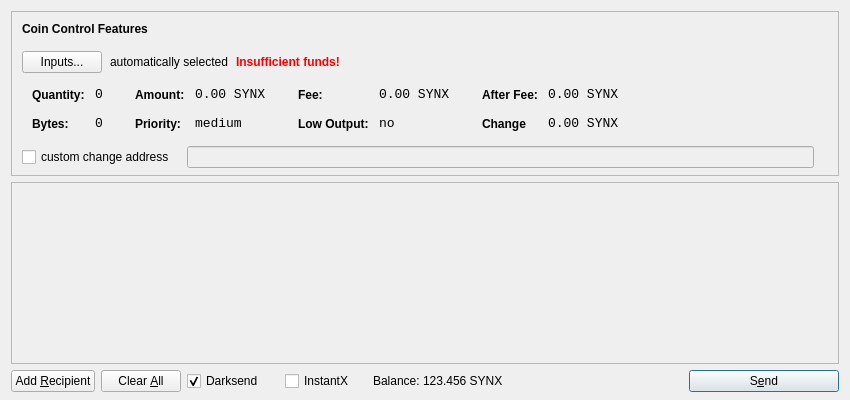
<?xml version="1.0" encoding="UTF-8"?>
<ui version="4.0">
 <class>SendCoinsDialog</class>
 <widget class="QDialog" name="SendCoinsDialog">
  <property name="geometry">
   <rect>
    <x>0</x>
    <y>0</y>
    <width>850</width>
    <height>400</height>
   </rect>
  </property>
  <property name="windowTitle">
   <string>Send Coins</string>
  </property>
  <layout class="QVBoxLayout" name="verticalLayout" stretch="0,1,0">
   <property name="bottomMargin">
    <number>8</number>
   </property>
   <item>
    <widget class="QFrame" name="frameCoinControl">
     <property name="sizePolicy">
      <sizepolicy hsizetype="Expanding" vsizetype="Expanding">
       <horstretch>0</horstretch>
       <verstretch>0</verstretch>
      </sizepolicy>
     </property>
     <property name="maximumSize">
      <size>
       <width>16777215</width>
       <height>16777215</height>
      </size>
     </property>
     <property name="frameShape">
      <enum>QFrame::StyledPanel</enum>
     </property>
     <property name="frameShadow">
      <enum>QFrame::Sunken</enum>
     </property>
     <layout class="QVBoxLayout" name="verticalLayoutCoinControl2">
      <property name="spacing">
       <number>-1</number>
      </property>
      <property name="leftMargin">
       <number>0</number>
      </property>
      <property name="topMargin">
       <number>0</number>
      </property>
      <property name="rightMargin">
       <number>0</number>
      </property>
      <property name="bottomMargin">
       <number>6</number>
      </property>
      <item>
       <layout class="QVBoxLayout" name="verticalLayoutCoinControl" stretch="0,0,0,0,1">
        <property name="spacing">
         <number>0</number>
        </property>
        <property name="leftMargin">
         <number>10</number>
        </property>
        <property name="topMargin">
         <number>10</number>
        </property>
        <item>
         <layout class="QHBoxLayout" name="horizontalLayoutCoinControl1">
          <property name="bottomMargin">
           <number>15</number>
          </property>
          <item>
           <widget class="QLabel" name="labelCoinControlFeatures">
            <property name="sizePolicy">
             <sizepolicy hsizetype="Preferred" vsizetype="Maximum">
              <horstretch>0</horstretch>
              <verstretch>0</verstretch>
             </sizepolicy>
            </property>
            <property name="font">
             <font>
              <weight>75</weight>
              <bold>true</bold>
             </font>
            </property>
            <property name="styleSheet">
             <string notr="true">font-weight:bold;</string>
            </property>
            <property name="text">
             <string>Coin Control Features</string>
            </property>
           </widget>
          </item>
         </layout>
        </item>
        <item>
         <layout class="QHBoxLayout" name="horizontalLayoutCoinControl2" stretch="0,0,0,0">
          <property name="spacing">
           <number>8</number>
          </property>
          <property name="bottomMargin">
           <number>10</number>
          </property>
          <item>
           <widget class="QPushButton" name="pushButtonCoinControl">
            <property name="styleSheet">
             <string notr="true"/>
            </property>
            <property name="text">
             <string>Inputs...</string>
            </property>
           </widget>
          </item>
          <item>
           <widget class="QLabel" name="labelCoinControlAutomaticallySelected">
            <property name="text">
             <string>automatically selected</string>
            </property>
            <property name="margin">
             <number>5</number>
            </property>
           </widget>
          </item>
          <item>
           <widget class="QLabel" name="labelCoinControlInsuffFunds">
            <property name="font">
             <font>
              <weight>75</weight>
              <bold>true</bold>
             </font>
            </property>
            <property name="styleSheet">
             <string notr="true">color:red;font-weight:bold;</string>
            </property>
            <property name="text">
             <string>Insufficient funds!</string>
            </property>
            <property name="margin">
             <number>5</number>
            </property>
           </widget>
          </item>
          <item>
           <spacer name="horizontalSpacerCoinControl">
            <property name="orientation">
             <enum>Qt::Horizontal</enum>
            </property>
            <property name="sizeHint" stdset="0">
             <size>
              <width>40</width>
              <height>1</height>
             </size>
            </property>
           </spacer>
          </item>
         </layout>
        </item>
        <item>
         <widget class="QWidget" name="widgetCoinControl" native="true">
          <property name="sizePolicy">
           <sizepolicy hsizetype="Preferred" vsizetype="Preferred">
            <horstretch>0</horstretch>
            <verstretch>0</verstretch>
           </sizepolicy>
          </property>
          <property name="minimumSize">
           <size>
            <width>0</width>
            <height>0</height>
           </size>
          </property>
          <property name="styleSheet">
           <string notr="true"/>
          </property>
          <layout class="QHBoxLayout" name="horizontalLayoutCoinControl5">
           <property name="margin">
            <number>0</number>
           </property>
           <item>
            <layout class="QHBoxLayout" name="horizontalLayoutCoinControl3" stretch="0,0,0,1">
             <property name="spacing">
              <number>20</number>
             </property>
             <property name="topMargin">
              <number>0</number>
             </property>
             <property name="bottomMargin">
              <number>10</number>
             </property>
             <item>
              <layout class="QFormLayout" name="formLayoutCoinControl1">
               <property name="horizontalSpacing">
                <number>10</number>
               </property>
               <property name="verticalSpacing">
                <number>14</number>
               </property>
               <property name="leftMargin">
                <number>10</number>
               </property>
               <property name="topMargin">
                <number>4</number>
               </property>
               <property name="rightMargin">
                <number>6</number>
               </property>
               <item row="0" column="0">
                <widget class="QLabel" name="labelCoinControlQuantityText">
                 <property name="styleSheet">
                  <string notr="true">font-weight:bold;</string>
                 </property>
                 <property name="text">
                  <string>Quantity:</string>
                 </property>
                 <property name="margin">
                  <number>0</number>
                 </property>
                </widget>
               </item>
               <item row="0" column="1">
                <widget class="QLabel" name="labelCoinControlQuantity">
                 <property name="font">
                  <font>
                   <family>Monospace</family>
                   <pointsize>10</pointsize>
                  </font>
                 </property>
                 <property name="cursor">
                  <cursorShape>IBeamCursor</cursorShape>
                 </property>
                 <property name="contextMenuPolicy">
                  <enum>Qt::ActionsContextMenu</enum>
                 </property>
                 <property name="text">
                  <string>0</string>
                 </property>
                 <property name="margin">
                  <number>0</number>
                 </property>
                 <property name="textInteractionFlags">
                  <set>Qt::LinksAccessibleByMouse|Qt::TextSelectableByKeyboard|Qt::TextSelectableByMouse</set>
                 </property>
                </widget>
               </item>
               <item row="1" column="0">
                <widget class="QLabel" name="labelCoinControlBytesText">
                 <property name="styleSheet">
                  <string notr="true">font-weight:bold;</string>
                 </property>
                 <property name="text">
                  <string>Bytes:</string>
                 </property>
                </widget>
               </item>
               <item row="1" column="1">
                <widget class="QLabel" name="labelCoinControlBytes">
                 <property name="font">
                  <font>
                   <family>Monospace</family>
                   <pointsize>10</pointsize>
                  </font>
                 </property>
                 <property name="cursor">
                  <cursorShape>IBeamCursor</cursorShape>
                 </property>
                 <property name="contextMenuPolicy">
                  <enum>Qt::ActionsContextMenu</enum>
                 </property>
                 <property name="text">
                  <string>0</string>
                 </property>
                 <property name="textInteractionFlags">
                  <set>Qt::LinksAccessibleByMouse|Qt::TextSelectableByKeyboard|Qt::TextSelectableByMouse</set>
                 </property>
                </widget>
               </item>
              </layout>
             </item>
             <item>
              <layout class="QFormLayout" name="formLayoutCoinControl2">
               <property name="horizontalSpacing">
                <number>10</number>
               </property>
               <property name="verticalSpacing">
                <number>14</number>
               </property>
               <property name="leftMargin">
                <number>6</number>
               </property>
               <property name="topMargin">
                <number>4</number>
               </property>
               <property name="rightMargin">
                <number>6</number>
               </property>
               <item row="0" column="0">
                <widget class="QLabel" name="labelCoinControlAmountText">
                 <property name="styleSheet">
                  <string notr="true">font-weight:bold;</string>
                 </property>
                 <property name="text">
                  <string>Amount:</string>
                 </property>
                 <property name="margin">
                  <number>0</number>
                 </property>
                </widget>
               </item>
               <item row="0" column="1">
                <widget class="QLabel" name="labelCoinControlAmount">
                 <property name="font">
                  <font>
                   <family>Monospace</family>
                   <pointsize>10</pointsize>
                  </font>
                 </property>
                 <property name="cursor">
                  <cursorShape>IBeamCursor</cursorShape>
                 </property>
                 <property name="contextMenuPolicy">
                  <enum>Qt::ActionsContextMenu</enum>
                 </property>
                 <property name="text">
                  <string>0.00 SYNX</string>
                 </property>
                 <property name="textInteractionFlags">
                  <set>Qt::LinksAccessibleByMouse|Qt::TextSelectableByKeyboard|Qt::TextSelectableByMouse</set>
                 </property>
                </widget>
               </item>
               <item row="1" column="0">
                <widget class="QLabel" name="labelCoinControlPriorityText">
                 <property name="styleSheet">
                  <string notr="true">font-weight:bold;</string>
                 </property>
                 <property name="text">
                  <string>Priority:</string>
                 </property>
                </widget>
               </item>
               <item row="1" column="1">
                <widget class="QLabel" name="labelCoinControlPriority">
                 <property name="font">
                  <font>
                   <family>Monospace</family>
                   <pointsize>10</pointsize>
                  </font>
                 </property>
                 <property name="cursor">
                  <cursorShape>IBeamCursor</cursorShape>
                 </property>
                 <property name="contextMenuPolicy">
                  <enum>Qt::ActionsContextMenu</enum>
                 </property>
                 <property name="text">
                  <string>medium</string>
                 </property>
                 <property name="textInteractionFlags">
                  <set>Qt::LinksAccessibleByMouse|Qt::TextSelectableByKeyboard|Qt::TextSelectableByMouse</set>
                 </property>
                </widget>
               </item>
              </layout>
             </item>
             <item>
              <layout class="QFormLayout" name="formLayoutCoinControl3">
               <property name="horizontalSpacing">
                <number>10</number>
               </property>
               <property name="verticalSpacing">
                <number>14</number>
               </property>
               <property name="leftMargin">
                <number>6</number>
               </property>
               <property name="topMargin">
                <number>4</number>
               </property>
               <property name="rightMargin">
                <number>6</number>
               </property>
               <item row="0" column="0">
                <widget class="QLabel" name="labelCoinControlFeeText">
                 <property name="styleSheet">
                  <string notr="true">font-weight:bold;</string>
                 </property>
                 <property name="text">
                  <string>Fee:</string>
                 </property>
                 <property name="margin">
                  <number>0</number>
                 </property>
                </widget>
               </item>
               <item row="0" column="1">
                <widget class="QLabel" name="labelCoinControlFee">
                 <property name="font">
                  <font>
                   <family>Monospace</family>
                   <pointsize>10</pointsize>
                  </font>
                 </property>
                 <property name="cursor">
                  <cursorShape>IBeamCursor</cursorShape>
                 </property>
                 <property name="contextMenuPolicy">
                  <enum>Qt::ActionsContextMenu</enum>
                 </property>
                 <property name="text">
                  <string>0.00 SYNX</string>
                 </property>
                 <property name="textInteractionFlags">
                  <set>Qt::LinksAccessibleByMouse|Qt::TextSelectableByKeyboard|Qt::TextSelectableByMouse</set>
                 </property>
                </widget>
               </item>
               <item row="1" column="0">
                <widget class="QLabel" name="labelCoinControlLowOutputText">
                 <property name="styleSheet">
                  <string notr="true">font-weight:bold;</string>
                 </property>
                 <property name="text">
                  <string>Low Output:</string>
                 </property>
                </widget>
               </item>
               <item row="1" column="1">
                <widget class="QLabel" name="labelCoinControlLowOutput">
                 <property name="font">
                  <font>
                   <family>Monospace</family>
                   <pointsize>10</pointsize>
                  </font>
                 </property>
                 <property name="cursor">
                  <cursorShape>IBeamCursor</cursorShape>
                 </property>
                 <property name="contextMenuPolicy">
                  <enum>Qt::ActionsContextMenu</enum>
                 </property>
                 <property name="text">
                  <string>no</string>
                 </property>
                 <property name="textInteractionFlags">
                  <set>Qt::LinksAccessibleByMouse|Qt::TextSelectableByKeyboard|Qt::TextSelectableByMouse</set>
                 </property>
                </widget>
               </item>
              </layout>
             </item>
             <item>
              <layout class="QFormLayout" name="formLayoutCoinControl4">
               <property name="horizontalSpacing">
                <number>10</number>
               </property>
               <property name="verticalSpacing">
                <number>14</number>
               </property>
               <property name="leftMargin">
                <number>6</number>
               </property>
               <property name="topMargin">
                <number>4</number>
               </property>
               <property name="rightMargin">
                <number>6</number>
               </property>
               <item row="0" column="0">
                <widget class="QLabel" name="labelCoinControlAfterFeeText">
                 <property name="styleSheet">
                  <string notr="true">font-weight:bold;</string>
                 </property>
                 <property name="text">
                  <string>After Fee:</string>
                 </property>
                 <property name="margin">
                  <number>0</number>
                 </property>
                </widget>
               </item>
               <item row="0" column="1">
                <widget class="QLabel" name="labelCoinControlAfterFee">
                 <property name="font">
                  <font>
                   <family>Monospace</family>
                   <pointsize>10</pointsize>
                  </font>
                 </property>
                 <property name="cursor">
                  <cursorShape>IBeamCursor</cursorShape>
                 </property>
                 <property name="contextMenuPolicy">
                  <enum>Qt::ActionsContextMenu</enum>
                 </property>
                 <property name="text">
                  <string>0.00 SYNX</string>
                 </property>
                 <property name="textInteractionFlags">
                  <set>Qt::LinksAccessibleByMouse|Qt::TextSelectableByKeyboard|Qt::TextSelectableByMouse</set>
                 </property>
                </widget>
               </item>
               <item row="1" column="0">
                <widget class="QLabel" name="labelCoinControlChangeText">
                 <property name="styleSheet">
                  <string notr="true">font-weight:bold;</string>
                 </property>
                 <property name="text">
                  <string>Change</string>
                 </property>
                </widget>
               </item>
               <item row="1" column="1">
                <widget class="QLabel" name="labelCoinControlChange">
                 <property name="font">
                  <font>
                   <family>Monospace</family>
                   <pointsize>10</pointsize>
                  </font>
                 </property>
                 <property name="cursor">
                  <cursorShape>IBeamCursor</cursorShape>
                 </property>
                 <property name="contextMenuPolicy">
                  <enum>Qt::ActionsContextMenu</enum>
                 </property>
                 <property name="text">
                  <string>0.00 SYNX</string>
                 </property>
                 <property name="textInteractionFlags">
                  <set>Qt::LinksAccessibleByMouse|Qt::TextSelectableByKeyboard|Qt::TextSelectableByMouse</set>
                 </property>
                </widget>
               </item>
              </layout>
             </item>
            </layout>
           </item>
          </layout>
         </widget>
        </item>
        <item>
         <layout class="QHBoxLayout" name="horizontalLayoutCoinControl4" stretch="0,0,0">
          <property name="spacing">
           <number>12</number>
          </property>
          <property name="sizeConstraint">
           <enum>QLayout::SetDefaultConstraint</enum>
          </property>
          <property name="topMargin">
           <number>5</number>
          </property>
          <property name="rightMargin">
           <number>5</number>
          </property>
          <item>
           <widget class="QCheckBox" name="checkBoxCoinControlChange">
            <property name="text">
             <string>custom change address</string>
            </property>
           </widget>
          </item>
          <item>
           <widget class="QLineEdit" name="lineEditCoinControlChange">
            <property name="enabled">
             <bool>false</bool>
            </property>
            <property name="sizePolicy">
             <sizepolicy hsizetype="Expanding" vsizetype="Fixed">
              <horstretch>0</horstretch>
              <verstretch>0</verstretch>
             </sizepolicy>
            </property>
           </widget>
          </item>
          <item>
           <widget class="QLabel" name="labelCoinControlChangeLabel">
            <property name="sizePolicy">
             <sizepolicy hsizetype="Preferred" vsizetype="Expanding">
              <horstretch>0</horstretch>
              <verstretch>0</verstretch>
             </sizepolicy>
            </property>
            <property name="minimumSize">
             <size>
              <width>0</width>
              <height>0</height>
             </size>
            </property>
            <property name="text">
             <string/>
            </property>
            <property name="margin">
             <number>3</number>
            </property>
           </widget>
          </item>
         </layout>
        </item>
        <item>
         <spacer name="verticalSpacerCoinControl">
          <property name="orientation">
           <enum>Qt::Vertical</enum>
          </property>
          <property name="sizeHint" stdset="0">
           <size>
            <width>800</width>
            <height>1</height>
           </size>
          </property>
         </spacer>
        </item>
       </layout>
      </item>
     </layout>
    </widget>
   </item>
   <item>
    <widget class="QScrollArea" name="scrollArea">
     <property name="widgetResizable">
      <bool>true</bool>
     </property>
     <widget class="QWidget" name="scrollAreaWidgetContents">
      <property name="geometry">
       <rect>
        <x>0</x>
        <y>0</y>
        <width>830</width>
        <height>165</height>
       </rect>
      </property>
      <layout class="QVBoxLayout" name="verticalLayout_2">
       <property name="margin">
        <number>0</number>
       </property>
       <item>
        <layout class="QVBoxLayout" name="entries">
         <property name="spacing">
          <number>6</number>
         </property>
        </layout>
       </item>
       <item>
        <spacer name="verticalSpacer">
         <property name="orientation">
          <enum>Qt::Vertical</enum>
         </property>
         <property name="sizeHint" stdset="0">
          <size>
           <width>20</width>
           <height>40</height>
          </size>
         </property>
        </spacer>
       </item>
      </layout>
     </widget>
    </widget>
   </item>
   <item>
    <layout class="QHBoxLayout" name="horizontalLayout">
     <item>
      <widget class="QPushButton" name="addButton">
       <property name="toolTip">
        <string>Send to multiple recipients at once</string>
       </property>
       <property name="text">
        <string>Add &amp;Recipient</string>
       </property>
       <property name="autoDefault">
        <bool>false</bool>
       </property>
      </widget>
     </item>
     <item>
      <widget class="QPushButton" name="clearButton">
       <property name="sizePolicy">
        <sizepolicy hsizetype="Minimum" vsizetype="Fixed">
         <horstretch>0</horstretch>
         <verstretch>0</verstretch>
        </sizepolicy>
       </property>
       <property name="toolTip">
        <string>Remove all transaction fields</string>
       </property>
       <property name="text">
        <string>Clear &amp;All</string>
       </property>
       <property name="autoRepeatDelay">
        <number>300</number>
       </property>
       <property name="autoDefault">
        <bool>false</bool>
       </property>
      </widget>
     </item>
     <item>
      <layout class="QHBoxLayout" name="horizontalLayout_2">
       <property name="spacing">
        <number>3</number>
       </property>
        <item>
        <widget class="QCheckBox" name="checkUseDarksend">
         <property name="minimumSize">
          <size>
           <width>95</width>
           <height>0</height>
          </size>
         </property>
         <property name="text">
          <string>Darksend</string>
         </property>
         <property name="checked">
          <bool>true</bool>
         </property>
        </widget>
       </item>
       <item>
        <widget class="QCheckBox" name="checkInstantX">
         <property name="enabled">
          <bool>true</bool>
         </property>
         <property name="minimumSize">
          <size>
           <width>85</width>
           <height>0</height>
          </size>
         </property>
         <property name="text">
          <string>InstantX</string>
         </property>
        </widget>
       </item>
       <item>
        <widget class="QLabel" name="label">
         <property name="sizePolicy">
          <sizepolicy hsizetype="Preferred" vsizetype="Fixed">
           <horstretch>0</horstretch>
           <verstretch>0</verstretch>
          </sizepolicy>
         </property>
         <property name="text">
          <string>Balance:</string>
         </property>
        </widget>
       </item>
       <item>
        <widget class="QLabel" name="labelBalance">
         <property name="sizePolicy">
          <sizepolicy hsizetype="Preferred" vsizetype="Fixed">
           <horstretch>0</horstretch>
           <verstretch>0</verstretch>
          </sizepolicy>
         </property>
         <property name="cursor">
          <cursorShape>IBeamCursor</cursorShape>
         </property>
         <property name="text">
          <string>123.456 SYNX</string>
         </property>
         <property name="textInteractionFlags">
          <set>Qt::LinksAccessibleByMouse|Qt::TextSelectableByKeyboard|Qt::TextSelectableByMouse</set>
         </property>
        </widget>
       </item>
      </layout>
     </item>
     <item>
      <spacer name="horizontalSpacer">
       <property name="orientation">
        <enum>Qt::Horizontal</enum>
       </property>
       <property name="sizeHint" stdset="0">
        <size>
         <width>40</width>
         <height>20</height>
        </size>
       </property>
      </spacer>
     </item>
     <item>
      <widget class="QPushButton" name="sendButton">
       <property name="minimumSize">
        <size>
         <width>150</width>
         <height>0</height>
        </size>
       </property>
       <property name="toolTip">
        <string>Confirm the send action</string>
       </property>
       <property name="text">
        <string>S&amp;end</string>
       </property>
       <property name="icon">
        <iconset resource="../bitcoin.qrc">
         <normaloff>:/icons/send</normaloff>:/icons/send</iconset>
       </property>
       <property name="default">
        <bool>true</bool>
       </property>
      </widget>
     </item>
    </layout>
   </item>
  </layout>
 </widget>
 <resources>
  <include location="../bitcoin.qrc"/>
 </resources>
 <connections/>
</ui>
